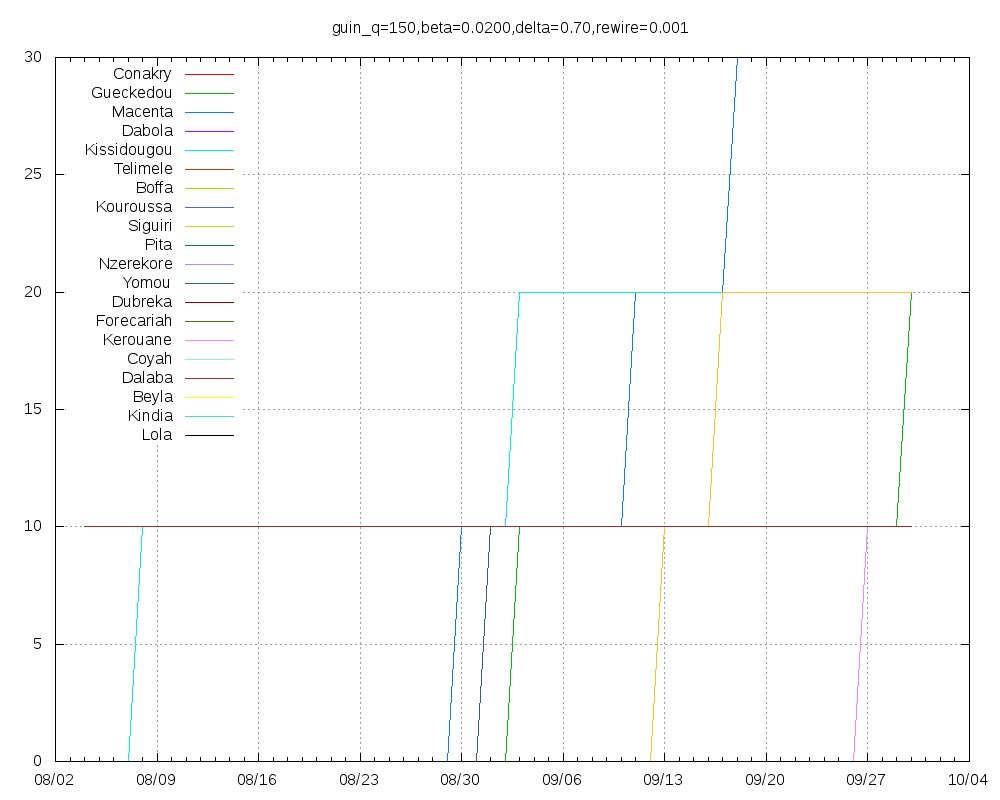

Write gnuplot code to recreate this figure.
set title "guin_q=150,beta=0.0200,delta=0.70,rewire=0.001"
set key top left
set grid
set xdata time
set timefmt "%Y-%m-%d"
set terminal png size 1000,800
set output "guin_q=150,beta=0.0200,delta=0.70,rewire=0.001.png"
plot "Conakry.tab" using 1:2 title "Conakry" with lines,"Gueckedou.tab" using 1:2 title "Gueckedou" with lines,"Macenta.tab" using 1:2 title "Macenta" with lines,"Dabola.tab" using 1:2 title "Dabola" with lines,"Kissidougou.tab" using 1:2 title "Kissidougou" with lines,"Telimele.tab" using 1:2 title "Telimele" with lines,"Boffa.tab" using 1:2 title "Boffa" with lines,"Kouroussa.tab" using 1:2 title "Kouroussa" with lines,"Siguiri.tab" using 1:2 title "Siguiri" with lines,"Pita.tab" using 1:2 title "Pita" with lines,"Nzerekore.tab" using 1:2 title "Nzerekore" with lines,"Yomou.tab" using 1:2 title "Yomou" with lines,"Dubreka.tab" using 1:2 title "Dubreka" with lines,"Forecariah.tab" using 1:2 title "Forecariah" with lines,"Kerouane.tab" using 1:2 title "Kerouane" with lines,"Coyah.tab" using 1:2 title "Coyah" with lines,"Dalaba.tab" using 1:2 title "Dalaba" with lines,"Beyla.tab" using 1:2 title "Beyla" with lines,"Kindia.tab" using 1:2 title "Kindia" with lines,"Lola.tab" using 1:2 title "Lola" with lines
